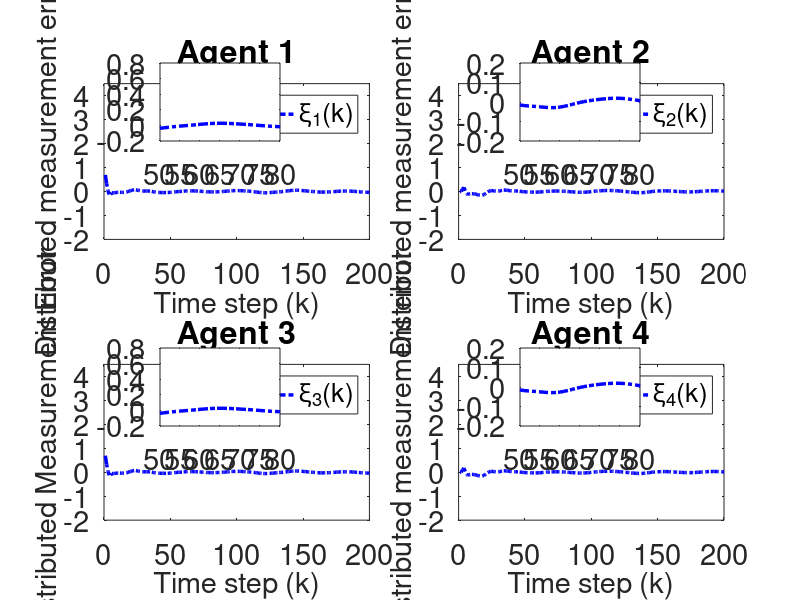

The MATLAB source for this figure:
clc; clear;

% Parameters
rho = 6.5;            % Increase gain for better control response
eta = 1;              % Increase to make the adaptive update faster
lamda = 350;          % Model-free parameter
mu = 0.005;           % Adaptive parameter
epsilon = 1e-5;       % Small threshold for stability
alpha = 15;           % Smoothing factor for error dynamics
T = 0.1;              % Sampling time (kept for calculations but not used in time vector)
gamma1 = 0.45;        % Adjust control gains for faster tracking
gamma2 = 0.25;        % Adjust control gains
gamma3 = 0.45;        % Adjust control gains
gamma4 = 0.25;        % Adjust control gains
beta = 10;            % Sliding mode coefficient
sigma = 95;           % Sliding mode parameter
tau = 1e-5;           % Small damping term

rT = 1024;            % Sample rate
L = 200;              % Time steps
m = 200;              % Data size
n = 600;              % Data size

% Initialization
phi1 = zeros(m+1,1); 
phi2 = zeros(m+1,1); 
phi3 = zeros(m+1,1); 
phi4 = zeros(m+1,1);
mfa1 = zeros(m+1,1); 
mfa2 = zeros(m+1,1); 
mfa3 = zeros(m+1,1); 
mfa4 = zeros(m+1,1);
sm1 = zeros(m,1);  
sm2 = zeros(m,1);  
sm3 = zeros(m,1);  
sm4 = zeros(m,1);
y1 = zeros(m+1,1); 
y2 = zeros(m+1,1); 
y3 = zeros(m+1,1); 
y4 = zeros(m+1,1);
u1 = zeros(m,1);   
u2 = zeros(m,1);   
u3 = zeros(m,1);   
u4 = zeros(m,1);
xi1 = zeros(m,1);  
xi2 = zeros(m,1);  
xi3 = zeros(m,1);  
xi4 = zeros(m,1);
s1 = zeros(m,1);   
s2 = zeros(m,1);   
s3 = zeros(m,1);   
s4 = zeros(m,1);
yd = zeros(m+1,1);

% Desired signal (Reference trajectory)
for k = 1:1:m+1
    % yd(k) = 0.6; % Time-invariant constant reference signal
    yd(k) = 0.6 * sin(0.05 * pi * k) + 0.6 * cos(0.03 * pi * k);
end

for k = 1:m
    % Adaptive Gain update
    if k == 1
        phi1(k) = 1.0; 
        phi2(k) = 1.0; 
        phi3(k) = 1.0; 
        phi4(k) = 1.0;
    elseif k == 2
        phi1(k) = phi1(k-1) + (eta * u1(k-1) / (mu + u1(k-1)^2)) * (y1(k) - phi1(k-1)*u1(k-1));
        phi2(k) = phi2(k-1) + (eta * u2(k-1) / (mu + u2(k-1)^2)) * (y2(k) - phi2(k-1)*u2(k-1));
        phi3(k) = phi3(k-1) + (eta * u3(k-1) / (mu + u3(k-1)^2)) * (y3(k) - phi3(k-1)*u3(k-1));
        phi4(k) = phi4(k-1) + (eta * u4(k-1) / (mu + u4(k-1)^2)) * (y4(k) - phi4(k-1)*u4(k-1));
    else
        phi1(k) = phi1(k-1) + (eta * (u1(k-1) - u1(k-2)) / (mu + (u1(k-1) - u1(k-2))^2)) * (y1(k) - y1(k-1) - phi1(k-1) * (u1(k-1) - u1(k-2)));
        phi2(k) = phi2(k-1) + (eta * (u2(k-1) - u2(k-2)) / (mu + (u2(k-1) - u2(k-2))^2)) * (y2(k) - y2(k-1) - phi2(k-1) * (u2(k-1) - u2(k-2)));
        phi3(k) = phi3(k-1) + (eta * (u3(k-1) - u3(k-2)) / (mu + (u3(k-1) - u3(k-2))^2)) * (y3(k) - y3(k-1) - phi3(k-1) * (u3(k-1) - u3(k-2)));
        phi4(k) = phi4(k-1) + (eta * (u4(k-1) - u4(k-2)) / (mu + (u4(k-1) - u4(k-2))^2)) * (y4(k) - y4(k-1) - phi4(k-1) * (u4(k-1) - u4(k-2)));
    end

    % Stability protection
    if k > 2 && (abs(phi1(k)) <= epsilon || abs(u1(k-1) - u1(k-2)) <= epsilon || sign(phi1(k)) ~= sign(phi1(1)))
        phi1(k) = phi1(1);
    end
    if k > 2 && (abs(phi2(k)) <= epsilon || abs(u2(k-1) - u2(k-2)) <= epsilon || sign(phi2(k)) ~= sign(phi2(1)))
        phi2(k) = phi2(1);
    end
    if k > 2 && (abs(phi3(k)) <= epsilon || abs(u3(k-1) - u3(k-2)) <= epsilon || sign(phi3(k)) ~= sign(phi3(1)))
        phi3(k) = phi3(1);
    end
    if k > 2 && (abs(phi4(k)) <= epsilon || abs(u4(k-1) - u4(k-2)) <= epsilon || sign(phi4(k)) ~= sign(phi4(1)))
        phi4(k) = phi4(1);
    end

    % Error dynamics
    xi1(k) = yd(k) - 2*y1(k) + y4(k);
    xi2(k) = y1(k) - 2*y2(k) + y3(k);
    xi3(k) = y2(k) + yd(k) - 2*y3(k);
    xi4(k) = y1(k) + y3(k) - 2*y4(k);

    % Fix: Handle k=1 case for sliding surfaces
    if k == 1
        s1(k) = 0;
        s2(k) = 0;
        s3(k) = 0;
        s4(k) = 0;
    else
        s1(k) = alpha * xi1(k) - xi1(k-1);
        s2(k) = alpha * xi2(k) - xi2(k-1);
        s3(k) = alpha * xi3(k) - xi3(k-1);
        s4(k) = alpha * xi4(k) - xi4(k-1);
    end

    % MFAC updates
    if k == 1
        mfa1(k) = 0;
        mfa2(k) = 0;
        mfa3(k) = 0;
        mfa4(k) = 0;
    else
        mfa1(k) = mfa1(k-1) + (rho * phi1(k)) / (lamda + abs(phi1(k)^2)) * xi1(k);
        mfa2(k) = mfa2(k-1) + (rho * phi2(k)) / (lamda + abs(phi2(k)^2)) * xi2(k);
        mfa3(k) = mfa3(k-1) + (rho * phi3(k)) / (lamda + abs(phi3(k)^2)) * xi3(k);
        mfa4(k) = mfa4(k-1) + (rho * phi4(k)) / (lamda + abs(phi4(k)^2)) * xi4(k);
    end

    % SMC updates
    if k == 1 
        sm1(k) = 0;
        sm2(k) = 0;
        sm3(k) = 0;
        sm4(k) = 0;
    else
        sm1(k) = sm1(k-1) + (beta * phi1(k)) / (sigma + (phi1(k))^2) * ...
            ( (xi1(k) + (y4(k) - y4(k-1)) + (yd(k+1) - yd(k))) / (1 + 1) ...
            - (xi1(k)) / (alpha * (2)) + tau * sign(s1(k)) );

        sm2(k) = sm2(k-1) + (beta * phi2(k)) / (sigma + (phi2(k)^2)) * ...
            ( (xi2(k) + (y1(k) - y1(k-1)) + (y3(k) - y3(k-1))) / (1 + 1) ...
            - (xi2(k)) / (alpha * 2) + tau * sign(s2(k)) );

        sm3(k) = sm3(k-1) + (beta * phi3(k)) / (sigma + (phi3(k)^2)) * ...
            ( (xi3(k) + (y2(k) - y2(k-1)) + (yd(k+1) - yd(k))) / (1 + 1) ...
            - (xi3(k)) / (alpha * (2)) + tau * sign(s3(k)) );

        sm4(k) = sm4(k-1) + (beta * phi4(k)) / (sigma + (phi4(k)^2)) * ...
            ( (xi4(k) + (y1(k) - y1(k-1)) + (y3(k) - y3(k-1))) / (1 + 1) ...
            - (xi4(k)) / (alpha * (2)) + tau * sign(s4(k)) );
    end

    % Control signal
    if k == 1
        u1(k) = 0;
        u2(k) = 0;
        u3(k) = 0;
        u4(k) = 0;
    else
        u1(k) = mfa1(k) + gamma1 * sm1(k);
        u2(k) = mfa2(k) + gamma2 * sm2(k);
        u3(k) = mfa3(k) + gamma3 * sm3(k);
        u4(k) = mfa4(k) + gamma4 * sm4(k);
    end
    if k == 1
        y1(k) = 0;
        y2(k) = 0;
        y3(k) = 0;
        y4(k) = 0;
    end

    % Plant model update with nonlinear term and feedforward
    a = 0.5;
    b1 = 1.2 * n / (rT * 0.2);
    b2 = 1.15 * n / (rT * 0.2);
    b3 = 1.2 * n / (rT * 0.2);
    b4 = 1.15 * n / (rT * 0.2);
    
    nonlinearity1 = 0.02; % Coefficient for cubic nonlinearity
    nonlinearity2 = 0.02; % Coefficient for cubic nonlinearity
    nonlinearity3 = 0.02; % Coefficient for cubic nonlinearity
    nonlinearity4 = 0.02; % Coefficient for cubic nonlinearity
    ff_gain = 0.45; % Feedforward gain
    
    % Add cubic nonlinearity and feedforward term
    y1(k+1) = a * y1(k) + b1 * u1(k) - nonlinearity1 * y1(k)^3 + ff_gain;
    y2(k+1) = a * y2(k) + b2 * u2(k) - nonlinearity2 * y2(k)^2 + ff_gain;
    y3(k+1) = a * y3(k) + b3 * u3(k) - nonlinearity3 * y3(k)^3 + ff_gain;
    y4(k+1) = a * y4(k) + b4 * u4(k) - nonlinearity4 * y4(k)^2 + ff_gain;
end

% Calculate Mean Squared Error and Mean for each xi_i(k)
mse_xi1 = mean(xi1.^2);
mse_xi2 = mean(xi2.^2);
mse_xi3 = mean(xi3.^2);
mse_xi4 = mean(xi4.^2);
mean_xi1 = mean(xi1);
mean_xi2 = mean(xi2);
mean_xi3 = mean(xi3);
mean_xi4 = mean(xi4);

% Print MSE and Mean values
fprintf('Mean Squared Error for xi_1(k): %.10e\n', mse_xi1);

fprintf('Mean Squared Error for xi_2(k): %.10e\n', mse_xi2);

fprintf('Mean Squared Error for xi_3(k): %.10e\n', mse_xi3);

fprintf('Mean Squared Error for xi_4(k): %.10e\n', mse_xi4);


% Plotting
% Time vector for plotting
t = 1:1:m+1;  % Gives 201 points, as expected
font_size = 21;

% Verify time vector and array lengths
disp(['Length of t: ', num2str(length(t))]); % Should display 201
disp(['Length of y1: ', num2str(length(y1))]); % Should be 201
disp(['Length of yd: ', num2str(length(yd))]); % Should be 201
disp(['Length of xi1: ', num2str(length(xi1))]); % Should be 200

% % Plot 4 subplots
% figure('Position', [100, 100, 15*100, 7.5*100]); % [left, bottom, width, height] in pixels
% subplot(2,2,1);
% plot(t, yd, '--b', 'LineWidth', 2.5); hold on;
% plot(t, y1, '-.g', 'LineWidth', 2.5);
% title('Agent 1'); grid off;
% legend('y_d(k)','y_1(k)','Orientation', 'horizontal');
% set(gca, 'FontSize', font_size);
% xlim([0 m]); % X-axis starts from 0
% ylim([-1.5 3.5]); % Y-axis limits for Agent 1

% zoom_x_start = 80; % Start of zoomed x-range
% zoom_x_end = 100; % End of zoomed x-range
% axes('Position', [0.20,0.79,0.13,0.10]);
% box on; hold on;
% plot(t, yd, '--b', 'LineWidth', 2.5);
% plot(t, y1, '-.g', 'LineWidth', 2.5);
% xlim([zoom_x_start zoom_x_end]);
% yticks([-0.4,0,0.2]);
% set(gca, 'FontSize', font_size);

% subplot(2,2,2);
% plot(t, yd, '--b', 'LineWidth', 2.5); hold on;
% plot(t, y2, '-.g', 'LineWidth', 2.5);
% title('Agent 2'); grid off;
% legend('y_d(k)','y_2(k)','Orientation', 'horizontal');
% set(gca, 'FontSize', font_size);
% xlim([0 m]); % X-axis starts from 0
% ylim([-1.5 3.5]); % Y-axis limits for Agent 2

% axes('Position', [0.64,0.79,0.13,0.10]);
% box on; hold on;
% plot(t, yd, '--b', 'LineWidth', 2.5);
% plot(t, y2, '-.g', 'LineWidth', 2.5);
% xlim([zoom_x_start zoom_x_end]);
% yticks([-0.4,0,0.2]);
% set(gca, 'FontSize', font_size);

% subplot(2,2,3);
% plot(t, yd, '--b', 'LineWidth', 2.5); hold on;
% plot(t, y3, '-.g', 'LineWidth', 2.5);
% title('Agent 3'); grid off;
% legend('y_d(k)','y_3(k)','Orientation', 'horizontal');
% set(gca, 'FontSize', font_size);
% xlim([0 m]); % X-axis starts from 0
% ylim([-1.5 3.5]); % Y-axis limits for Agent 3

% axes('Position', [0.20,0.315,0.13,0.10]);
% box on; hold on;
% plot(t, yd, '--b', 'LineWidth', 2.5);
% plot(t, y3, '-.g', 'LineWidth', 2.5);
% xlim([zoom_x_start zoom_x_end]);
% yticks([-0.4,0,0.2]);
% set(gca, 'FontSize', font_size);

% subplot(2,2,4);
% plot(t, yd, '--b', 'LineWidth', 2.5); hold on;
% plot(t, y4, '-.g', 'LineWidth', 2.5);
% title('Agent 4'); grid off;
% legend('y_d(k)','y_4(k)','Orientation', 'horizontal');
% set(gca, 'FontSize', font_size);
% xlim([0 m]); % X-axis starts from 0
% ylim([-1.5 3.5]); % Y-axis limits for Agent 4

% axes('Position', [0.64,0.315,0.13,0.10]);
% box on; hold on;
% plot(t, yd, '--b', 'LineWidth', 2.5);
% plot(t, y4, '-.g', 'LineWidth', 2.5);
% xlim([zoom_x_start zoom_x_end]);
% yticks([-0.4,0,0.2]);
% set(gca, 'FontSize', font_size);







% Plot 4 subplots

figure('Position', [100, 100, 1450, 800]);
% figure('Position', [100, 100, 15*100, 7.5*100]); % [left, bottom, width, height] in pixels
subplot(2,2,1);
plot(t(1:end-1), xi1, '-.b', 'LineWidth', 2.5);
title('Agent 1'); grid off;
legend('\xi_1(k)','y_1','Orientation', 'horizontal');
set(gca, 'FontSize', font_size);
xlim([0 m]); % X-axis starts from 0
ylim([-2 4.5]); % Y-axis limits for Agent 1
ylabel('Distributed measurement error', 'FontSize', font_size);
xlabel('Time step (k)', 'FontSize', font_size);

zoom_x_start_xi = 50; % Start of zoomed x-range
zoom_x_end_xi = 80; % End of zoomed x-range0.20,0.79,0.13,0.10
axes('Position', [0.20,0.765,0.15,0.13]);
box on; hold on;
plot(t(1:end-1), xi1, '-.b', 'LineWidth', 2.5);
xlim([zoom_x_start_xi zoom_x_end_xi]);
% yticks([-2.000000000000000e-04,0,2.000000000000000e-04,4.000000000000001e-04,6.000000000000001e-04]);
set(gca, 'FontSize', font_size);

subplot(2,2,2);
plot(t(1:end-1), xi2, '-.b', 'LineWidth', 2.5);
title('Agent 2'); grid off;
legend('\xi_2(k)','y_2','Orientation', 'horizontal');
set(gca, 'FontSize', font_size);
xlim([0 m]); % X-axis starts from 0
ylim([-2 4.5]); % Y-axis limits for Agent 1; % Y-axis limits for Agent 2
ylabel('Distributed measurement error', 'FontSize', font_size);
xlabel('Time step (k)', 'FontSize', font_size);

axes('Position', [0.65,0.765,0.15,0.13]);
box on; hold on;
plot(t(1:end-1), xi2, '-.b', 'LineWidth', 2.5);
xlim([zoom_x_start_xi zoom_x_end_xi]);
% yticks([-2.000000000000000e-04,0,2.000000000000000e-04,4.000000000000001e-04,6.000000000000001e-04]);
set(gca, 'FontSize', font_size);

subplot(2,2,3);
plot(t(1:end-1), xi3, '-.b', 'LineWidth', 2.5);
title('Agent 3'); grid off;
legend('\xi_3(k)','y_3','Orientation', 'horizontal');
set(gca, 'FontSize', font_size);
xlim([0 m]); % X-axis starts from 0
ylim([-2 4.5]); % Y-axis limits for Agent 1; % Y-axis limits for Agent 2
ylabel('Distributed Measurement Error', 'FontSize', font_size);
xlabel('Time step (k)', 'FontSize', font_size);

axes('Position', [0.20,0.290,0.15,0.13]);
box on; hold on;
plot(t(1:end-1), xi3, '-.b', 'LineWidth', 2.5);
xlim([zoom_x_start_xi zoom_x_end_xi]);
% yticks([0.599,0.6,0.601]);
set(gca, 'FontSize', font_size);

subplot(2,2,4);
plot(t(1:end-1), xi4, '-.b', 'LineWidth', 2.5);
title('Agent 4'); grid off;
legend('\xi_4(k)','y_4','Orientation', 'horizontal');
set(gca, 'FontSize', font_size);
xlim([0 m]); % X-axis starts from 0
ylim([-2 4.5]); % Y-axis limits for Agent 1; % Y-axis limits for Agent 4
ylabel('Distributed measurement error', 'FontSize', font_size);
xlabel('Time step (k)', 'FontSize', font_size);

axes('Position', [0.65,0.290,0.15,0.13]);
box on; hold on;
plot(t(1:end-1), xi4, '-.b', 'LineWidth', 2.5);
xlim([zoom_x_start_xi zoom_x_end_xi]);
% xticks([64,64.5,65])
% yticks([-1.000000000000000e-04,0,1.000000000000000e-04]);
set(gca, 'FontSize', font_size);
hold off;
